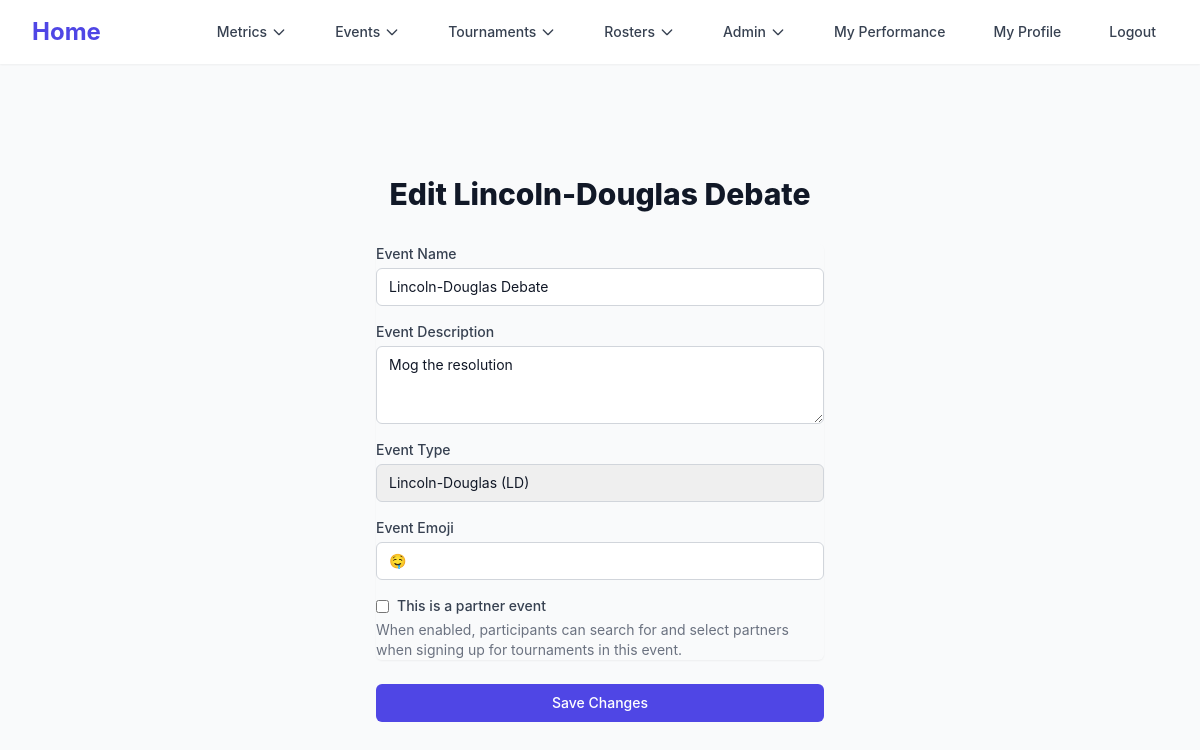
The app's page /events/edit_event/1 (signed in) with its own data.
### mason_snd/models/events.py (models this page shows, shortened)
class Event(db.Model):
    id = db.Column(db.Integer, primary_key=True)
    event_name = db.Column(db.String)
    event_description = db.Column(db.String)
    event_emoji = db.Column(db.String)
    owner_id = db.Column(db.Integer, db.ForeignKey('user.id'))
    owner = db.relationship('User', foreign_keys=[owner_id], backref='event')
    event_type = db.Column(db.Integer) # 0 = speech, 1 = LD, 2 = PF
    is_partner_event = db.Column(db.Boolean, default=False) # True if event requires partners
    leaders = db.relationship('Event_Leader', back_populates='event')

### mason_snd/blueprints/events/events.py (the view, shortened to what this page needs)
@events_bp.route('/edit_event/<int:event_id>', methods=['GET', 'POST'])
def edit_event(event_id):
    user_id = session.get('user_id')
    if not user_id:
        flash('You must be logged in to edit an event', 'error')
        return redirect(url_for('auth.login'))
    user = User.query.filter_by(id=user_id).first()
    event = Event.query.filter_by(id=event_id).first()
    if not event:
        flash('Event not found', 'error')
        return redirect(url_for('events.index'))
    if not (event.owner_id == user_id or (user and user.role >= 2)):
        flash('You are not authorized to edit this event', 'error')
        return redirect(url_for('events.index'))
    return render_template('events/edit_event.html', event=event)

### mason_snd/templates/events/edit_event.html (shortened to what this page needs)
{% extends "events/base.html" %}
{% block content %}
<div class="min-h-full flex items-center justify-center py-12 px-4 sm:px-6 lg:px-8">
    <div class="max-w-md w-full space-y-8">
        <div>
            <h2 class="mt-6 text-center text-3xl font-extrabold text-gray-900">
                Edit {{ event.event_name }}
            </h2>
        </div>
        <form class="mt-8 space-y-6" action="{{ url_for('events.edit_event', event_id=event.id) }}" method="POST">
            <div class="rounded-md shadow-sm space-y-4">
                <div>
                    <label for="event_name" class="block text-sm font-medium text-gray-700">Event Name</label>
                    <input id="event_name" name="event_name" type="text" required value="{{ event.event_name }}" class="mt-1 appearance-none relative block w-full px-3 py-2 border border-gray-300 placeholder-gray-500 text-gray-900 rounded-md focus:outline-none focus:ring-[color:var(--color-primary-500)] focus:border-[color:var(--color-primary-500)] sm:text-sm">
                </div>
                <div>
                    <label for="event_description" class="block text-sm font-medium text-gray-700">Event Description</label>
                    <textarea id="event_description" name="event_description" rows="3" required class="mt-1 appearance-none relative block w-full px-3 py-2 border border-gray-300 placeholder-gray-500 text-gray-900 rounded-md focus:outline-none focus:ring-[color:var(--color-primary-500)] focus:border-[color:var(--color-primary-500)] sm:text-sm">{{ event.event_description }}</textarea>
                </div>
                <div>
                    <label for="event_type" class="block text-sm font-medium text-gray-700">Event Type</label>
                    <select id="event_type" name="event_type" required class="mt-1 appearance-none relative block w-full px-3 py-2 border border-gray-300 placeholder-gray-500 text-gray-900 rounded-md focus:outline-none focus:ring-[color:var(--color-primary-500)] focus:border-[color:var(--color-primary-500)] sm:text-sm">
                        <option value="1" {% if event.event_type == 1 %}selected{% endif %}>Lincoln-Douglas (LD)</option>
                    </select>
                </div>
                <div>
                    <label for="event_emoji" class="block text-sm font-medium text-gray-700">Event Emoji</label>
                    <input id="event_emoji" name="event_emoji" type="text" required value="{{ event.event_emoji }}" class="mt-1 appearance-none relative block w-full px-3 py-2 border border-gray-300 placeholder-gray-500 text-gray-900 rounded-md focus:outline-none focus:ring-[color:var(--color-primary-500)] focus:border-[color:var(--color-primary-500)] sm:text-sm">
                </div>
                <div>
                    <label class="flex items-center space-x-2">
                        <input type="checkbox" id="is_partner_event" name="is_partner_event" {% if event.is_partner_event %}checked{% endif %} class="rounded border-gray-300 text-[color:var(--color-primary-600)] focus:ring-[color:var(--color-primary-500)]">
                        <span class="text-sm font-medium text-gray-700">This is a partner event</span>
                    </label>
                    <p class="mt-1 text-sm text-gray-500">When enabled, participants can search for and select partners when signing up for tournaments in this event.</p>
                </div>
            </div>
            <div>
                <button type="submit" class="group relative w-full flex justify-center py-2 px-4 border border-transparent text-sm font-medium rounded-md text-white bg-[color:var(--color-primary-600)] hover:bg-[color:var(--color-primary-700)] focus:outline-none focus:ring-2 focus:ring-offset-2 focus:ring-[color:var(--color-primary-500)]">
                    Save Changes
                </button>
            </div>
        </form>
    </div>
</div>
{% endblock %}

### mason_snd/templates/events/base.html (style rules this page uses)
:root { --color-primary-50: #eef2ff; --color-primary-100: #e0e7ff; --color-primary-500: #6366f1; --color-primary-600: #4f46e5; --color-primary-700: #4338ca; }
body { font-family: 'Inter', sans-serif; }

### records on screen
Event: event_name "Lincoln-Douglas Debate", event_description "Mog the resolution", event_type "Lincoln-Douglas (LD)", event_emoji "🤤"
